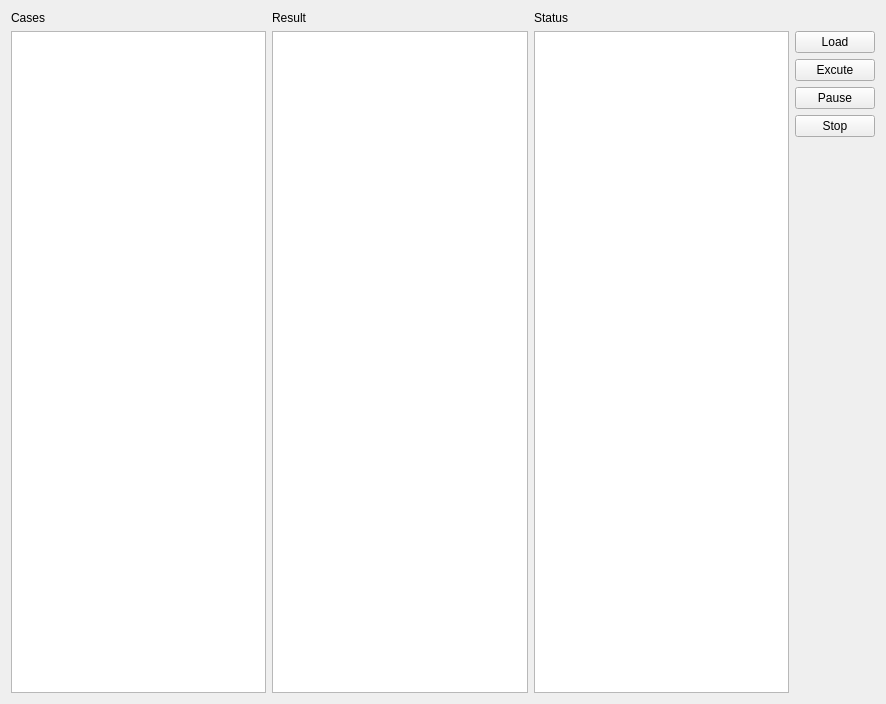
<?xml version="1.0" encoding="UTF-8"?>
<ui version="4.0">
 <class>TestWidget</class>
 <widget class="QWidget" name="TestWidget">
  <property name="geometry">
   <rect>
    <x>0</x>
    <y>0</y>
    <width>886</width>
    <height>704</height>
   </rect>
  </property>
  <property name="windowTitle">
   <string>Form</string>
  </property>
  <layout class="QGridLayout" name="gridLayout">
   <item row="3" column="3">
    <widget class="QPushButton" name="pushButton_3">
     <property name="text">
      <string>Pause</string>
     </property>
    </widget>
   </item>
   <item row="0" column="0">
    <widget class="QLabel" name="label">
     <property name="sizePolicy">
      <sizepolicy hsizetype="Preferred" vsizetype="Fixed">
       <horstretch>0</horstretch>
       <verstretch>0</verstretch>
      </sizepolicy>
     </property>
     <property name="text">
      <string>Cases</string>
     </property>
    </widget>
   </item>
   <item row="1" column="2" rowspan="6">
    <widget class="QListWidget" name="listWidget_3"/>
   </item>
   <item row="1" column="0" rowspan="6">
    <widget class="QListWidget" name="listWidget">
     <property name="minimumSize">
      <size>
       <width>0</width>
       <height>150</height>
      </size>
     </property>
    </widget>
   </item>
   <item row="0" column="2">
    <widget class="QLabel" name="label_3">
     <property name="text">
      <string>Status</string>
     </property>
    </widget>
   </item>
   <item row="0" column="1">
    <widget class="QLabel" name="label_2">
     <property name="text">
      <string>Result</string>
     </property>
    </widget>
   </item>
   <item row="1" column="3">
    <widget class="QPushButton" name="tbnLoad">
     <property name="text">
      <string>Load</string>
     </property>
    </widget>
   </item>
   <item row="2" column="3">
    <widget class="QPushButton" name="btnExcute">
     <property name="text">
      <string>Excute</string>
     </property>
    </widget>
   </item>
   <item row="1" column="1" rowspan="6">
    <widget class="QListWidget" name="listWidget_2"/>
   </item>
   <item row="5" column="3">
    <spacer name="verticalSpacer">
     <property name="orientation">
      <enum>Qt::Vertical</enum>
     </property>
     <property name="sizeHint" stdset="0">
      <size>
       <width>20</width>
       <height>40</height>
      </size>
     </property>
    </spacer>
   </item>
   <item row="4" column="3">
    <widget class="QPushButton" name="pushButton_4">
     <property name="text">
      <string>Stop</string>
     </property>
    </widget>
   </item>
  </layout>
 </widget>
 <resources/>
 <connections/>
</ui>
